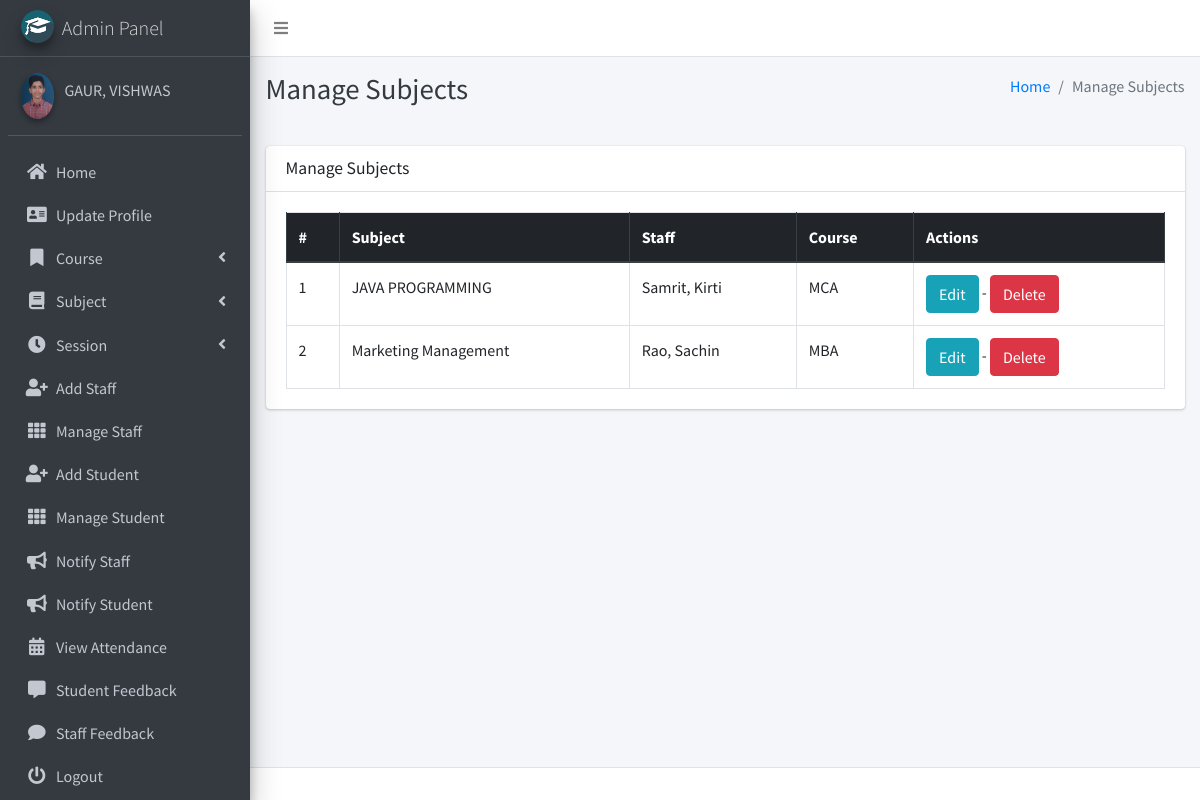
The app's page /subject/manage/ (signed in) with its own data.
### main_app/models.py (models this page shows, shortened)
class CustomUser(AbstractUser):
    USER_TYPE = ((1, "HOD"), (2, "Staff"), (3, "Student"))
    GENDER = [("M", "Male"), ("F", "Female")]
    username = None  # Removed username, using email instead
    email = models.EmailField(unique=True)
    user_type = models.CharField(default=1, choices=USER_TYPE, max_length=1)
    gender = models.CharField(max_length=1, choices=GENDER)
    profile_pic = models.ImageField()
    address = models.TextField()
    fcm_token = models.TextField(default="")  # For firebase notifications
    created_at = models.DateTimeField(auto_now_add=True)
    updated_at = models.DateTimeField(auto_now=True)
    USERNAME_FIELD = "email"
    REQUIRED_FIELDS = []
    objects = CustomUserManager()
    def __str__(self):
        return self.last_name + ", " + self.first_name

class Subject(models.Model):
    name = models.CharField(max_length=120)
    staff = models.ForeignKey(Staff,on_delete=models.CASCADE,)
    course = models.ForeignKey(Course, on_delete=models.CASCADE)
    updated_at = models.DateTimeField(auto_now=True)
    created_at = models.DateTimeField(auto_now_add=True)

class Staff(models.Model):
    course = models.ForeignKey(Course, on_delete=models.DO_NOTHING, null=True, blank=False)
    admin = models.OneToOneField(CustomUser, on_delete=models.CASCADE)

class Course(models.Model):
    name = models.CharField(max_length=120)
    created_at = models.DateTimeField(auto_now_add=True)
    updated_at = models.DateTimeField(auto_now=True)

### main_app/hod_views.py (the view)
# urls.py: path("subject/manage/", hod_views.manage_subject, name='manage_subject'),
def manage_subject(request):
    subjects = Subject.objects.all()
    context = {
        'subjects': subjects,
        'page_title': 'Manage Subjects'
    }
    return render(request, "hod_template/manage_subject.html", context)

### main_app/templates/hod_template/manage_subject.html
{% extends 'main_app/base.html' %}
{% load static %}
{% block page_title %}{{page_title}}{% endblock page_title %}
{% block content %}
<section class="content">
    <div class="container-fluid">
        <div class="row">
            <div class="col-md-12">
                <div class="card">
                    <div class="card-header">
                        <h3 class="card-title">{{page_title}}</h3>
                    </div>
                    <div class="card-body">
                        <table id="example2" class="table table-bordered table-hover">
                            <thead class="thead-dark">
                                <tr>
                                    <th>#</th>
                                    <th>Subject</th>
                                    <th>Staff</th>
                                    <th>Course</th>
                                    <th>Actions</th>
                                </tr>
                            </thead>
                            <tbody>
                                {% for subject in subjects %}
                                <tr>
                                    <td>{{ forloop.counter }}</td>
                                    <td>{{subject.name}}</td>
                                    <td>{{subject.staff.admin}}</td>
                                    <td>{{subject.course.name}}</td>
                                    <td>
                                        <a href="{% url 'edit_subject' subject.id %}" class="btn btn-info">Edit</a> -
                                        <a href="{% url 'delete_subject' subject.id %}" onclick="return confirm('Are you sure you want to delete this ?')" class="btn btn-danger">Delete</a>
                                    </td>
                                </tr>
                                {% endfor %}
                            </tbody>
                        </table>
                    </div>
                </div>
            </div>
        </div>
    </div>
</section>
{% endblock content %}

### main_app/templates/main_app/sidebar_template.html (shortened to what this page needs)
{% load static %}
<aside class="main-sidebar sidebar-dark-info elevation-4">
    {% if request.user.user_type == '1' %}
    <a href="{% url 'admin_home' %}" class="brand-link">
        <img src="{% static 'dist/img/cmsl.png' %} " alt="AdminLTE Logo"
            class="brand-image img-circle elevation-3" >
        <span class="brand-text font-weight-light">Admin Panel</span>
    </a>
    <div class="sidebar">
        <div class="user-panel mt-3 pb-3 mb-3 d-flex">
            <div class="image">
                <img src="{{ request.user.profile_pic}}" class="img-circle elevation-2" alt="User Image">
            </div>
            <div class="info">
                <a href="#" class="d-block">{{user}}</a>
            </div>
        </div>
        <nav class="mt-2">
            <ul class="nav nav-pills nav-sidebar flex-column" data-widget="treeview" role="menu" data-accordion="false">
                <li class="nav-item">
                    {% url 'admin_home' as admin_home %}
                    <a href="{{admin_home}}" class="nav-link {% if admin_home == request.path %} active {% endif %}">
                        <i class="nav-icon fas fa-home"></i>
                        <p>
                            Home
                        </p>
                    </a>
                </li>
                <li class="nav-item">
                    {% url 'admin_view_profile' as admin_view_profile %}
                    <a href="{{admin_view_profile}}"
                        class="nav-link {% if admin_view_profile == request.path %} active {% endif %}">
                        <i class="nav-icon fas fa-address-card"></i>
                        <p>
                            Update Profile
                        </p>
                    </a>
                </li>
                <li class="nav-item has-treeview">
                    <a href="#" class="nav-link">
                        <i class="nav-icon fas fa-bookmark"></i>
                        <p>
                            Course
                            <i class="fas fa-angle-left right"></i>
                        </p>
                    </a>
                </li>
                <li class="nav-item has-treeview">
                    <a href="#" class="nav-link">
                        <i class="nav-icon fas fa-book"></i>
                        <p>
                            Subject
                            <i class="fas fa-angle-left right"></i>
                        </p>
                    </a>
                </li>
                <li class="nav-item has-treeview">
                    <a href="#" class="nav-link">
                        <i class="nav-icon fas fa-clock"></i>
                        <p>
                            Session
                            <i class="fas fa-angle-left right"></i>
                        </p>
                    </a>
                </li>
                <li class="nav-item">
                    {% url 'add_staff' as add_staff %}
                    <a href="{{add_staff}}" class="nav-link {% if add_staff == request.path %} active {% endif %}">
                        <i class="nav-icon fas fa-user-plus"></i>
                        <p>
                            Add Staff
                        </p>
                    </a>
                </li>
                <li class="nav-item">
                    {% url 'manage_staff' as manage_staff %}
                    {% url 'edit_staff' staff_id as edit_staff %}
                    <a href="{{manage_staff}}"
                        class="nav-link {% if manage_staff == request.path or request.path == edit_staff %} active {% endif %}">
                        <i class="nav-icon fas fa-th"></i>
                        <p>
                            Manage Staff
                        </p>
                    </a>
                </li>
                <li class="nav-item">
                    {% url 'add_student' as add_student%}
                    <a href="{{add_student}}" class="nav-link  {% if add_student == request.path %} active {% endif %}">
                        <i class="nav-icon fas fa-user-plus"></i>
                        <p>
                            Add Student
                        </p>
                    </a>
                </li>
                <li class="nav-item">
                    {% url 'manage_student' as manage_student %}
                    {% url 'edit_student' student_id as edit_student %}
                    <a href="{{manage_student}}"
                        class="nav-link  {% if edit_student == request.path or manage_student == request.path %} active {% endif %}">
                        <i class="nav-icon fas fa-th"></i>
                        <p>
                            Manage Student
                        </p>
                    </a>
                </li>
                <li class="nav-item">
                    {% url 'admin_notify_staff' as admin_notify_staff %}
                    <a href="{{admin_notify_staff}}"
                        class="nav-link {% if admin_notify_staff == request.path %} active {% endif %}">
                        <i class="nav-icon fas fa-bullhorn"></i>
                        <p>
                            Notify Staff
                        </p>
                    </a>
                </li>
                <li class="nav-item">
                    {% url 'admin_notify_student' as admin_notify_student %}
                    <a href="{{admin_notify_student}}"
                        class="nav-link {% if admin_notify_student == request.path %} active {% endif %}">
                        <i class="nav-icon fas fa-bullhorn"></i>
                        <p>
                            Notify Student
                        </p>
                    </a>
                </li>
                <li class="nav-item">
                    {% url 'admin_view_attendance' as admin_view_attendance %}
                <li class="nav-item">
                    <a href="{{admin_view_attendance}}"
                        class="nav-link  {% if admin_view_attendance == request.path %} active {% endif %}">
                        <i class="nav-icon fas fa-calendar-alt"></i>
                        <p>
                            View Attendance
                        </p>
                    </a>
                </li>
                <li class="nav-item">
                    {% url 'student_feedback_message' as student_feedback_message %}
                    <a href="{{ student_feedback_message }}"
                        class="nav-link  {% if student_feedback_message == request.path %} active {% endif %}">
                        <i class="nav-icon fas fa-comment-alt"></i>
                        <p>
                            Student Feedback
                        </p>
                    </a>
                </li>
                <li class="nav-item">
                    {% url 'staff_feedback_message' as staff_feedback_message %}
                    <a href="{{staff_feedback_message}}"
                        class="nav-link   {% if staff_feedback_message == request.path %} active {% endif %}">
                        <i class="nav-icon fas fa-comment"></i>
                        <p>
                            Staff Feedback
                        </p>
                    </a>
                </li>
                                        {% endif %}
                                        <li class="nav-item">
                                            <a href="{% url 'user_logout' %}"
                                                onclick="return confirm('Your session would be terminated.\n\nProceed?')"
                                                class="nav-link">
                                                <i class="nav-icon fas fa-power-off"></i>
                                                <p>
                                                    Logout
                                                </p>
                                            </a>
                                        </li>
                                    </ul>
                                </nav>
                            </div>
</aside>

### records on screen
CustomUser: last_name+first_name "GAUR, VISHWAS"
Subject: name "JAVA PROGRAMMING", staff.admin "Samrit, Kirti", course.name "MCA"
Subject: name "Marketing Management", staff.admin "Rao, Sachin", course.name "MBA"

### other values on screen
{{ page_title }} "Manage Subjects"
